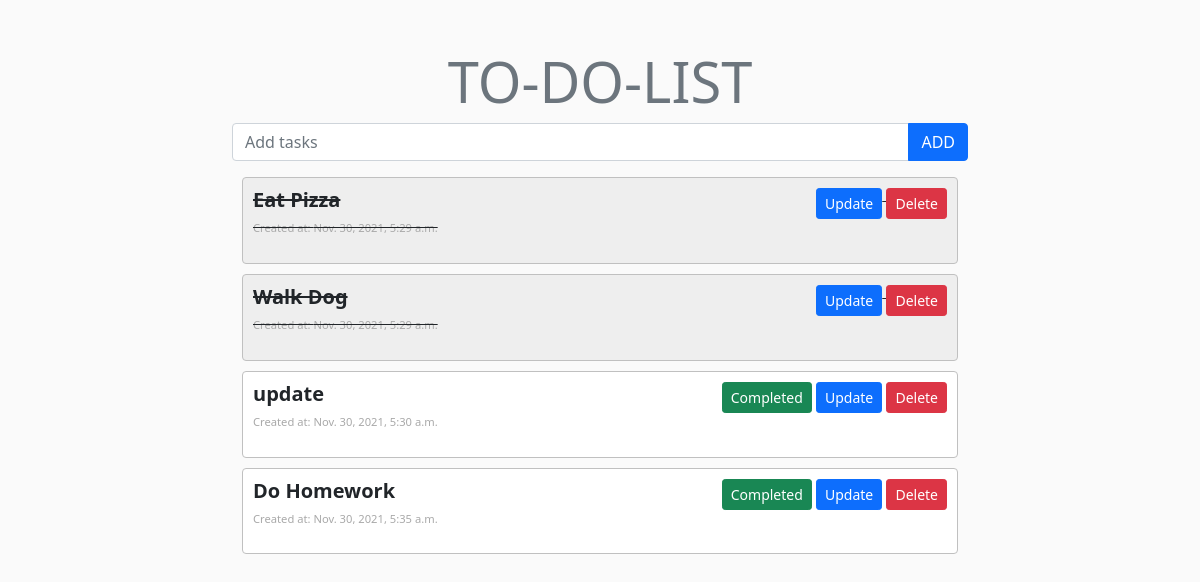
/todo/, run on the app's committed database.
### todo/models.py (models this page shows, shortened)
class todo(models.Model):
    task_name = models.CharField(max_length=200)
    completed = models.BooleanField(default=False)
    created_at = models.DateTimeField(auto_now_add=True)
    class Meta:
        ordering = ['created_at']

### todo/views.py (the view)
# urls.py: path('', views.index, name="index"),
def index(request):
    tasks = todo.objects.all()
    form = TaskForm()
    context = {'tasks': tasks, 'form': form}
    return render(request, 'todo/index.html', context)

### todo/forms.py
class TaskForm(forms.ModelForm):
    class Meta:
        model = todo
        fields = '__all__'
        widgets = {
            'task_name': forms.TextInput(attrs={
                'class': 'form-control',
                'placeholder': "Add tasks"
            }),
            'completed': forms.CheckboxInput(attrs={
                'class': 'form-check-input',
                'role': "switch"
            })
        }

### templates/todo/index.html (shortened to what this page needs)
{% extends "todo/base.html" %}
{% block content %}
    <form class="input-group mb-3" method="post" action=" {% url 'add' %}">
    {{ form.task_name }}
    <button class="btn btn-primary" type="submit">ADD</button>
    </form>
{% for tasks in tasks %}
    {% if tasks.completed == True %}
        <div class="completed">
        <div class="row">
            <div class="col-md-6">
               <h5 class="fw-bold">{{ tasks.task_name }}</h5>
               <p id="created-at">Created at: {{ tasks.created_at }}</p>
             </div>
                <div class="col-md-6 text-md-end">
                    <a href="{% url 'update' tasks.id %}" class="btn btn-primary btn-sm">Update</a>
                    <a href="{% url 'delete' tasks.id %}" class="btn btn-danger btn-sm">Delete</a>
                </div>
        </div>
        </div>
    {% else %}
        <div class="not-completed">
            <div class="row">
                <div class="col-md-6">
                    <h5 class="fw-bold"> {{ tasks.task_name }}</h5>
                    <p id="created-at">Created at: {{ tasks.created_at }}</p>
                </div>
                <div class="col-md-6 text-md-end">
                    {% if tasks.completed != True %}
                        <a href="{% url 'complete_task' tasks.id %}" class="btn btn-success btn-sm">Completed</a>
                    {% endif %}
                    <a href="{% url 'update' tasks.id %}" class="btn btn-primary btn-sm">Update</a>
                    <a href="{% url 'delete' tasks.id %}" class="btn btn-danger btn-sm ">Delete</a>
                </div>
            </div>
        </div>
    {% endif %}
{% endfor %}
{% endblock %}

### templates/todo/base.html (shortened to what this page needs)
{% load static %}
<!DOCTYPE html>
<html lang="en">
<head>
    <link href="https://cdn.jsdelivr.net/npm/bootstrap@5.1.3/dist/css/bootstrap.min.css" rel="stylesheet">
    <link rel="stylesheet" href="{% static 'css/styles.css' %}" >
</head>
<body>
    <div class="container my-5">
        <div class="row justify-content-center">
            <div class="col-8">
            <h1 class="display-4 text-center text-secondary" >TO-DO-LIST </h1>
            {% block content %}
            {% endblock %}
            </div>
        </div>
    </div>
</body>
</html>

### static/css/styles.css (style rules this page uses)
body { background-color: #fafafa; }
.completed { background-color: #eeeeee; text-decoration: line-through; margin: 10px; padding: 10px; border: silver solid 1px; border-radius: 0.25em; }
.not-completed { background-color: white; margin: 10px; padding: 10px; border: silver solid 1px; border-radius: 0.25em; }
#created-at { color: darkgray; font-size: 0.7em; }

### data on the page
todo: task_name "Eat Pizza", created_at "Nov. 30, 2021, 5:29 a.m."
todo: task_name "Walk Dog", created_at "Nov. 30, 2021, 5:29 a.m."
todo: task_name "update", created_at "Nov. 30, 2021, 5:30 a.m.", completed "Completed"
todo: task_name "Do Homework", created_at "Nov. 30, 2021, 5:35 a.m.", completed "Completed"
